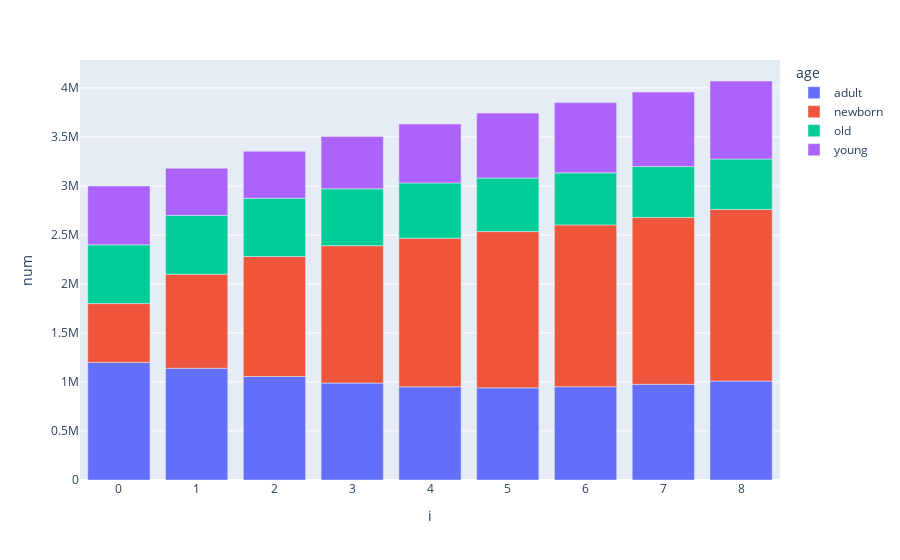

Write notebook code for a chart like this one.
### Code cell
fig = px.bar(df1.groupby(['age', 'i'], as_index=False).sum(), x='i', y='num', color='age')
fig.show()

### Figure 1 — Plotly figure (JSON) as saved in the notebook; plotly's stock layout.template omitted (floating-point values rounded to 4 significant figures)
{"data": [{"alignmentgroup": "True", "hovertemplate": "age=adult<br>i=%{x}<br>num=%{y}<extra></extra>", "legendgroup": "adult", "marker": {"color": "#636efa", "pattern": {"shape": ""}}, "name": "adult", "offsetgroup": "adult", "orientation": "v", "showlegend": true, "textposition": "auto", "type": "bar", "x": [0, 1, 2, 3, 4, 5, 6, 7, 8], "xaxis": "x", "y": [1200000, 1140000, 1056000, 988800, 950880, 940704, 951570, 976289, 1009129], "yaxis": "y"}, {"alignmentgroup": "True", "hovertemplate": "age=newborn<br>i=%{x}<br>num=%{y}<extra></extra>", "legendgroup": "newborn", "marker": {"color": "#EF553B", "pattern": {"shape": ""}}, "name": "newborn", "offsetgroup": "newborn", "orientation": "v", "showlegend": true, "textposition": "auto", "type": "bar", "x": [0, 1, 2, 3, 4, 5, 6, 7, 8], "xaxis": "x", "y": [600000, 960000, 1224000, 1401600, 1516800, 1593792, 1651314, 1701679, 1751859], "yaxis": "y"}, {"alignmentgroup": "True", "hovertemplate": "age=old<br>i=%{x}<br>num=%{y}<extra></extra>", "legendgroup": "old", "marker": {"color": "#00cc96", "pattern": {"shape": ""}}, "name": "old", "offsetgroup": "old", "orientation": "v", "showlegend": true, "textposition": "auto", "type": "bar", "x": [0, 1, 2, 3, 4, 5, 6, 7, 8], "xaxis": "x", "y": [600000, 600000, 594000, 580800, 563520, 545904, 530794, 519792, 513463], "yaxis": "y"}, {"alignmentgroup": "True", "hovertemplate": "age=young<br>i=%{x}<br>num=%{y}<extra></extra>", "legendgroup": "young", "marker": {"color": "#ab63fa", "pattern": {"shape": ""}}, "name": "young", "offsetgroup": "young", "orientation": "v", "showlegend": true, "textposition": "auto", "type": "bar", "x": [0, 1, 2, 3, 4, 5, 6, 7, 8], "xaxis": "x", "y": [600000, 480000, 480000, 532800, 600000, 663360, 716775, 760327, 796533], "yaxis": "y"}], "layout": {"barmode": "relative", "legend": {"title": {"text": "age"}, "tracegroupgap": 0}, "margin": {"t": 60}, "xaxis": {"anchor": "y", "domain": [0, 1], "title": {"text": "i"}}, "yaxis": {"anchor": "x", "domain": [0, 1], "title": {"text": "num"}}}}
